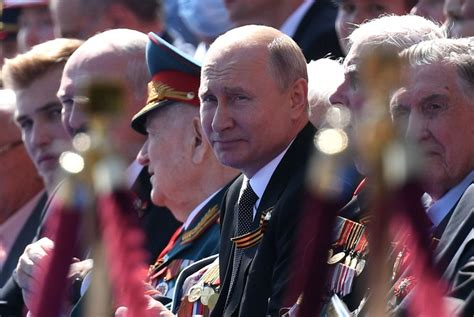
#> input picture FaceDetection/images/face.jpeg, 474 x 317 px
$ python face_detection.py --face haarcascade_frontalface_default.xml --image ../images/face.jpeg
#> lines starting #> are read from the running program, lines starting #| are printed output that depends on the picture
import cv2
import numpy as np
import argparse


class FaceDetector:
    def __init__(self,  faceCascadePath):
        self.faceCascade = cv2.CascadeClassifier(faceCascadePath)

    def detect(self, image, scaleFactor= 1.1, minNeighbours = 5, minSize = (10,10)):
        rects = self.faceCascade.detectMultiScale(image, scaleFactor = scaleFactor, minNeighbors = minNeighbours, minSize = minSize, flags = cv2.CASCADE_SCALE_IMAGE)

        return rects

ap = argparse.ArgumentParser()
ap.add_argument("-f","--face", required=True, help = "path to where the face cascade resides")
ap.add_argument("-i", "--image", required = True, help = "path to where the image file resides")
args = ap.parse_args()

image = cv2.imread(args.image)
#> image is the input picture: shape (317, 474, 3); mean B, G, R 93.8, 84.8, 106.7
gray = cv2.cvtColor(image, cv2.COLOR_BGR2GRAY)
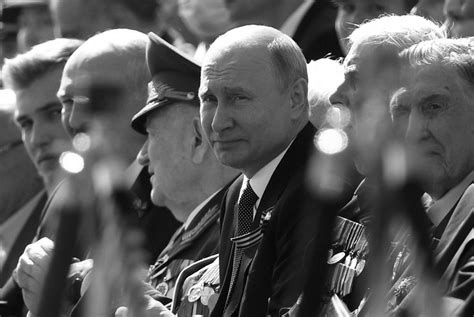
#> gray: shape (317, 474); min 0, max 255, mean 92.3

fd = FaceDetector(args.face)
face_rects = fd.detect(gray)
#> in detect, `rects = self.faceCascade.detectMultiScale(image, scaleFactor = scaleFa..`: rects = [[370, 74, 95, 95]]
#> face_rects = [[370, 74, 95, 95]]
print("found {} of faces".format(len(face_rects)))
#| found 1 of faces

for (x,y,w,h) in face_rects:
    cv2.rectangle(image,(x,y),(x+w,y+h),(0,255,0),2)
#> this loop made 1 pass

cv2.imshow("Faces", image)
cv2.waitKey(0)
